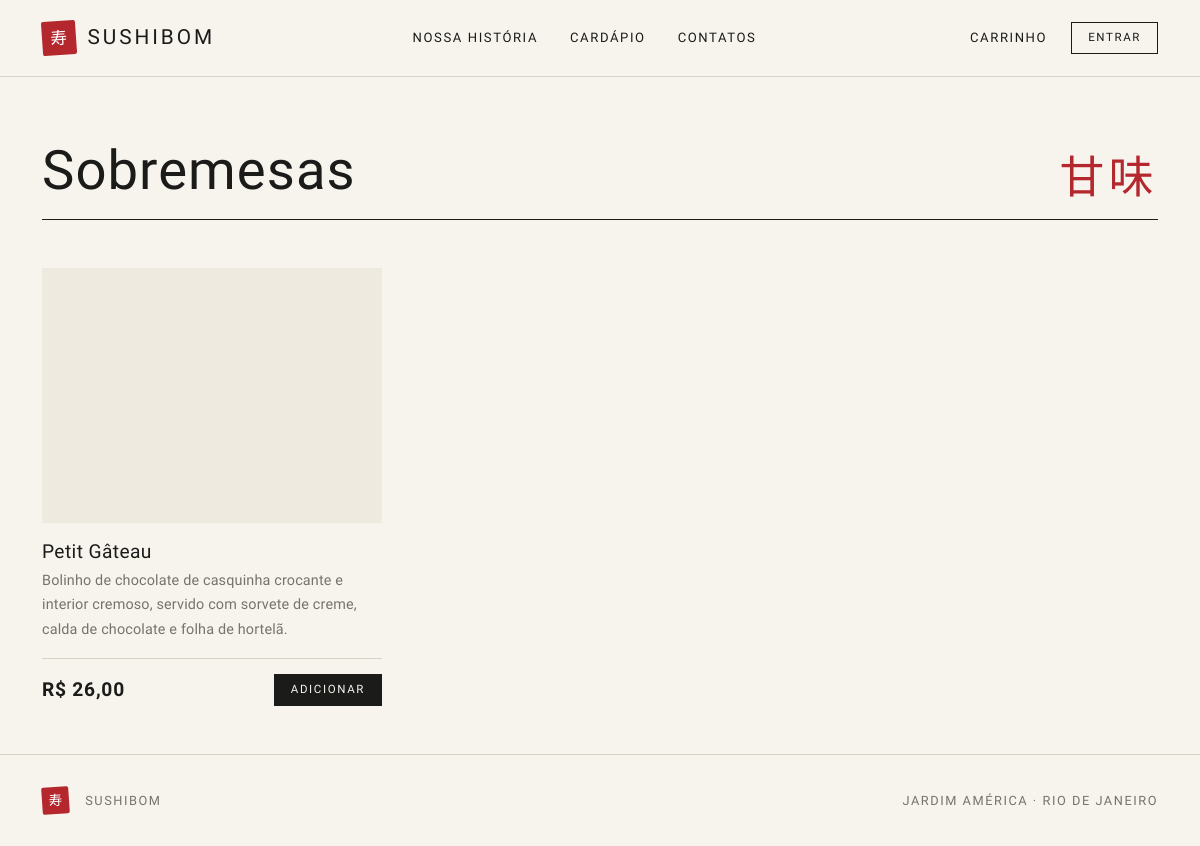
The app's page /sobremesas/ with its own data.
### categoria/models.py (models this page shows, shortened)
class Categoria(models.Model):
    nome = models.CharField(max_length=100, unique=True)

### produto/models.py (models this page shows, shortened)
class Produto(models.Model):
    nome = models.CharField(max_length=100)
    descricao = models.TextField()
    imagem = models.ImageField(upload_to='produtos/')
    valor = models.DecimalField(max_digits=10, decimal_places=2, default=0,
                                validators=[MinValueValidator(Decimal('0'))])
    quantidade = models.PositiveIntegerField(default=0)
    categoria = models.ForeignKey(Categoria, on_delete=models.CASCADE)

### Principal/views.py (the view)
def sobremesas(request):
    return _menu_categoria(request, 'Sobremesas', 'Sobremesas.html')

### Principal/templatetags/imagens.py (called while the page is built, shortened)
def _url(caminho_relativo):
    return settings.MEDIA_URL + quote(Path(caminho_relativo).as_posix())

@register.filter
def miniatura(arquivo, largura=800):
    nome = getattr(arquivo, 'name', arquivo) or ''
    if not nome:
        return ''
    try:
        largura = int(largura)
        raiz = Path(settings.MEDIA_ROOT)
        origem = raiz / nome
        relativo = Path(nome).parent / 'miniaturas' / f'{Path(nome).stem}_{largura}.jpg'
        destino = raiz / relativo
        if destino.exists() and destino.stat().st_mtime >= origem.stat().st_mtime:
            return _url(relativo)
    except Exception:
        return _url(nome)

### Principal/views.py (called while the page is built)
def _menu_categoria(request, nome, template):
    produtos = Produto.objects.filter(categoria__nome=nome)
    return render(request, template, {'produtos': produtos})

### Principal/templates/Sobremesas.html (shortened to what this page needs)
{% extends 'Home.html' %}
{% block content %}
{% include '_produtos.html' with titulo='Sobremesas' jp='甘味' %}
{% endblock %}

### Principal/templates/_produtos.html (shortened to what this page needs)
<div class="container">
  <div class="titulo-pagina">
    {% if jp %}<span class="jp" aria-hidden="true">{{ jp }}</span>{% endif %}
    <h1>{{ titulo }}</h1>
  </div>
  {% if produtos %}
    <div class="row row-cols-1 row-cols-sm-2 row-cols-lg-3 g-5 pb-5">
      {% for produto in produtos %}
        <div class="col">{% include '_card_produto.html' %}</div>
      {% endfor %}
    </div>
  {% else %}
    <p class="vazio">Em breve novidades nesta seção.</p>
  {% endif %}
</div>

### Principal/templates/_card_produto.html (shortened to what this page needs)
{% load imagens %}
<article class="produto">
  <div class="produto-foto">
    {% if produto.imagem %}
      <img src="{{ produto.imagem|miniatura:800 }}" alt="{{ produto.nome }}" loading="lazy" decoding="async">
    {% endif %}
  </div>
  <div class="produto-corpo">
    <h2 class="produto-nome">{{ produto.nome }}</h2>
    <p class="produto-desc">{{ produto.descricao }}</p>
    <div class="produto-rodape">
      <span class="preco">R$ {{ produto.valor|floatformat:2 }}</span>
      <form action="{% url 'addcarrinho' produto.id %}" method="post" class="m-0">
        <button type="submit" class="btn btn-sumi btn-sm">Adicionar</button>
      </form>
    </div>
  </div>
</article>

### Principal/static/principal/style.css (style rules this page uses)
:root { --washi: #f7f4ee; --washi-deep: #efeae0; --sumi: #1b1b1a; --nezumi: #77736a; --linha: #d9d3c5; --shu: #b3272d; --shu-escuro: #8f1d22; --fonte-titulo: "Shippori Mincho", "Hiragino Mincho ProN", "Yu Mincho", Georgia, serif; --fonte-valor: "Zen Old Mincho", "Shippori Mincho", "Yu Mincho", Georgia, serif; --fonte-corpo: "Zen Kaku Gothic New", "Hiragino Sans", "Segoe UI", system-ui, sans-serif; --suave: cubic-bezier(.2, .7, .1, 1); --bs-body-bg: var(--washi); --bs-body-color: var(--sumi); --bs-body-font-family: var(--fonte-corpo); --bs-border-color: var(--linha); --bs-link-color: var(--sumi); --bs-link-color-rgb: 27, 27, 26; --bs-link-hover-color: var(--shu); --bs-link-hover-color-rgb: 179, 39, 45; --bs-border-radius: 0; }
html { scroll-behavior: smooth; }
body { background: var(--washi); color: var(--sumi); font-family: var(--fonte-corpo); line-height: 1.8; letter-spacing: .01em; min-height: 100vh; display: flex; flex-direction: column; }
h1, h2, h3, h4, h5 { font-family: var(--fonte-titulo); font-weight: 500; letter-spacing: .02em; color: var(--sumi); }
.btn { border-radius: 0; font-size: .8rem; letter-spacing: .14em; text-transform: uppercase; padding: .65rem 1.6rem; transition: background-size .6s cubic-bezier(.45, .05, .2, 1), color .35s ease, border-color .4s ease, background-color .4s ease; }
.btn-sumi, .btn-primary, .btn-success { background-color: var(--sumi); background-image: linear-gradient(var(--shu), var(--shu)); background-repeat: no-repeat; background-position: left center; background-size: 0% 100%; border: 1px solid var(--sumi); color: var(--washi); }
.btn-sm { padding: .4rem 1rem; font-size: .72rem; }
.titulo-pagina { display: flex; align-items: flex-end; justify-content: space-between; gap: 1rem; padding: 4rem 0 1.1rem; margin-bottom: 3rem; border-bottom: 1px solid var(--sumi); }
.titulo-pagina h1, .titulo-pagina h2 { font-size: clamp(2rem, 5vw, 3.4rem); font-weight: 400; margin: 0; line-height: 1.1; }
.titulo-pagina .jp { order: 2; font-family: var(--fonte-titulo); font-size: clamp(1.6rem, 4vw, 2.8rem); line-height: 1; color: var(--shu); letter-spacing: .1em; }
.produto { display: flex; flex-direction: column; height: 100%; background: transparent; border: 0; }
.produto-foto { aspect-ratio: 4 / 3; overflow: hidden; background: var(--washi-deep); }
.produto-foto img { width: 100%; height: 100%; object-fit: cover; object-position: center 25%; transition: transform .9s var(--suave); }
.produto-corpo { display: flex; flex-direction: column; flex: 1; padding: 1.1rem 0 0; }
.produto-nome { font-size: 1.2rem; font-weight: 400; letter-spacing: .02em; margin: 0 0 .35rem; }
.produto-desc { color: var(--nezumi); font-size: .9rem; line-height: 1.7; flex: 1; margin-bottom: 1rem; }
.produto-rodape { display: flex; align-items: center; justify-content: space-between; border-top: 1px solid var(--linha); padding-top: .9rem; }
.preco, .valor, .total strong { font-family: var(--fonte-valor); font-weight: 600; font-variant-numeric: lining-nums tabular-nums; letter-spacing: .04em; }
.preco { font-size: 1.2rem; line-height: 1; }

### records on screen
Categoria: nome "Sobremesas"
Produto: nome "Petit Gâteau", descricao "Bolinho de chocolate de casquinha crocante e interior cremoso, servido com sorvete de creme, calda de chocolate e folha de hortelã.", valor "26,00"

### other values on screen
{{ jp }} "甘味"
